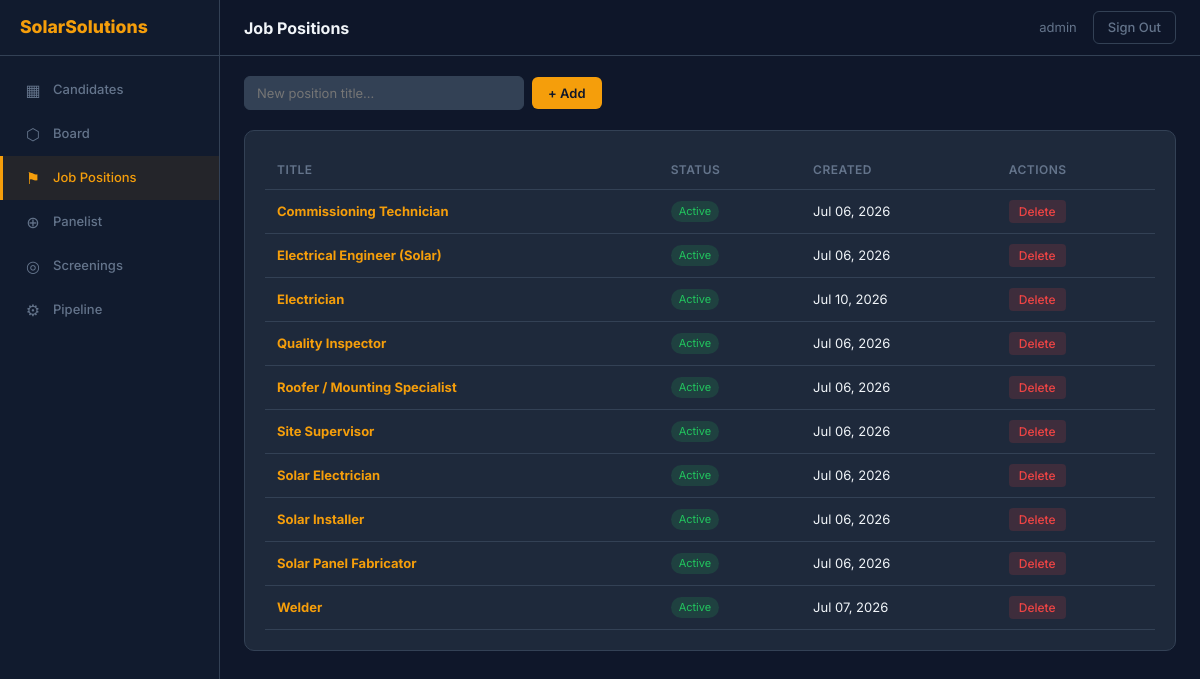
Before: /solarsolutions/job-positions/ (signed in) with the older database file.
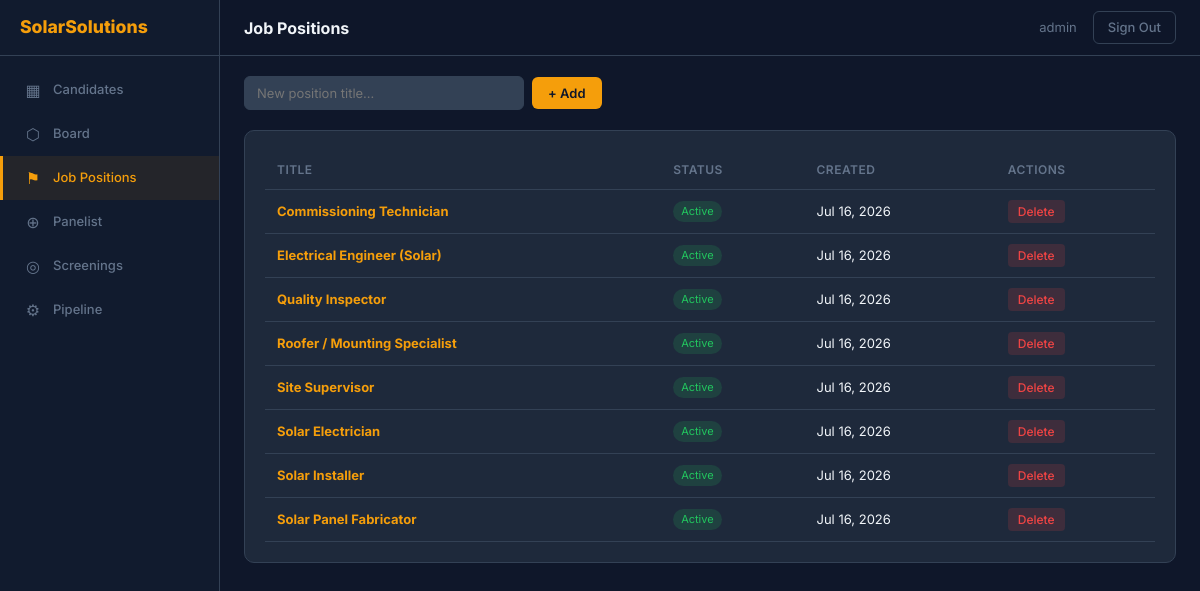
After: the same page with the newer database file.
### api/models.py (models this page shows, shortened)
class JobPosition(models.Model):
    company = models.ForeignKey(Company, on_delete=models.CASCADE, related_name='job_positions')
    title = models.CharField('Job Title', max_length=200)
    description = models.TextField('Job Description', blank=True)
    base_salary = models.DecimalField('Base Salary ($)', max_digits=10, decimal_places=2, null=True, blank=True)
    hourly_rate = models.DecimalField('Per Hour ($)', max_digits=8, decimal_places=2, null=True, blank=True)
    location = models.CharField('Location', max_length=200, blank=True)
    requirements = models.TextField('Requirements', blank=True)
    is_active = models.BooleanField('Active', default=True)
    created_at = models.DateTimeField(auto_now_add=True)
    class Meta:
        ordering = ['title']
        unique_together = ('company', 'title')
        verbose_name = 'Job Position'
        verbose_name_plural = 'Job Positions'

### adminpanel/views.py (the view)
# urls.py: path('job-positions/', views.job_positions, name='job_positions'),
@company_login_required
def job_positions(request, company_slug=None):
    positions = JobPosition.objects.filter(company=request.company)
    return render(request, 'adminpanel/job_positions.html', {
        'positions': positions,
        'company': request.company,
    })

### adminpanel/views.py (called while the page is built)
def company_login_required(view_func):
    @wraps(view_func)
    def wrapper(request, *args, **kwargs):
        if request.user.is_authenticated:
            return view_func(request, *args, **kwargs)
        if request.company:
            return redirect('admin_login', company_slug=request.company.slug)
        return redirect('landing')
    return wrapper

### adminpanel/templates/adminpanel/job_positions.html (shortened to what this page needs)
{% extends 'adminpanel/base.html' %}
{% block page_title %}Job Positions{% endblock %}
{% block content %}
<div class="toolbar">
  <form class="add-form" method="post" action="{% url 'job_position_add' company_slug=company.slug %}">
    <input type="text" name="title" placeholder="New position title…" required />
    <button type="submit" class="btn-primary">+ Add</button>
  </form>
</div>
<div class="card-wrap">
  <table>
    <thead>
      <tr>
        <th>Title</th>
        <th>Status</th>
        <th>Created</th>
        <th>Actions</th>
      </tr>
    </thead>
    <tbody>
      {% for pos in positions %}
        <tr>
          <td><strong><a href="{% url 'job_position_detail' company_slug=company.slug pk=pos.pk %}" style="color:var(--color-primary);text-decoration:none;">{{ pos.title }}</a></strong></td>
          <td>
            <span class="active-tag {% if pos.is_active %}active-yes{% else %}active-no{% endif %}">
              {{ pos.is_active|yesno:"Active,Inactive" }}
            </span>
          </td>
          <td style="white-space:nowrap;">{{ pos.created_at|date:"M d, Y" }}</td>
          <td>
            <form method="post" action="{% url 'job_position_delete' company_slug=company.slug pk=pos.pk %}" style="display:inline;">
              <button type="submit" class="btn-sm btn-del">Delete</button>
            </form>
          </td>
        </tr>
      {% empty %}
        <tr><td colspan="4" class="empty-state">No positions yet.</td></tr>
      {% endfor %}
    </tbody>
  </table>
</div>
{% endblock %}

### adminpanel/templates/adminpanel/base.html (shortened to what this page needs)
<!doctype html>
<html lang="en">
<head>
</head>
<body>
  <div class="sidebar">
    <div class="sidebar-logo">SolarSolutions</div>
    <nav class="sidebar-nav">
      <a href="{% url 'candidate_list' %}" class="">
        <span class="nav-icon">▦</span> Candidates
      </a>
      <a href="{% url 'admin_board' %}" class="{% if request.resolver_match.url_name == 'admin_board' %}active{% endif %}">
        <span class="nav-icon">⬡</span> Board
      </a>
      <a href="{% url 'job_positions' %}" class="{% if request.resolver_match.url_name == 'job_positions' %}active{% endif %}">
        <span class="nav-icon">⚑</span> Job Positions
      </a>
      <a href="{% url 'panelist' %}" class="{% if request.resolver_match.url_name == 'panelist' %}active{% endif %}">
        <span class="nav-icon">⊕</span> Panelist
      </a>
      <a href="{% url 'screenings' %}" class="{% if request.resolver_match.url_name == 'screenings' %}active{% endif %}">
        <span class="nav-icon">◎</span> Screenings
      </a>
      <a href="{% url 'pipeline' %}" class="{% if request.resolver_match.url_name == 'pipeline' %}active{% endif %}">
        <span class="nav-icon">⚙</span> Pipeline
      </a>
    </nav>
  </div>
  <div class="header">
    <div class="header-title">{% block page_title %}Dashboard{% endblock %}</div>
    <div class="header-right">
      <span>{{ user.get_username }}</span>
      <a href="{% url 'admin_logout' %}" class="logout-btn">Sign Out</a>
    </div>
  </div>
  <div class="main">
    <div class="main-content">
      {% block content %}{% endblock %}
    </div>
  </div>
</body>
</html>

### adminpanel/templates/adminpanel/job_positions.html (style rules this page uses)
.toolbar { display: flex; justify-content: space-between; align-items: center; margin-bottom: 20px; }
.btn-primary { padding: 8px 16px; font-size: 0.8125rem; font-weight: 600; font-family: inherit; background: var(--color-primary); color: #0f172a; border: none; border-radius: 6px; cursor: pointer; transition: 0.15s; text-decoration: none; }
.btn-sm { padding: 4px 10px; font-size: 0.75rem; font-weight: 500; font-family: inherit; border: none; border-radius: 4px; cursor: pointer; transition: 0.15s; }
.btn-del { background: rgba(239,68,68,0.15); color: #ef4444; }
table { width: 100%; border-collapse: collapse; }
th, td { text-align: left; padding: 10px 12px; border-bottom: 1px solid var(--color-border); font-size: 0.8125rem; }
th { color: var(--color-text-muted); font-weight: 600; font-size: 0.75rem; text-transform: uppercase; letter-spacing: 0.04em; }
.card-wrap { background: var(--color-bg-card); border: 1px solid var(--color-border); border-radius: var(--radius); padding: 20px; overflow-x: auto; }
.active-tag { display: inline-block; padding: 2px 8px; border-radius: 999px; font-size: 0.6875rem; }
.active-yes { background: rgba(34,197,94,0.15); color: #22c55e; }
.add-form { display: flex; gap: 8px; align-items: center; }
.add-form input { padding: 8px 12px; font-size: 0.8125rem; font-family: inherit; color: var(--color-text); background: var(--color-bg-input, #334155); border: 1px solid var(--color-border); border-radius: 6px; outline: none; width: 280px; }

### adminpanel/templates/adminpanel/base.html (style rules this page uses)
* { box-sizing: border-box; margin: 0; padding: 0; }
:root { --color-primary: #f59e0b; --color-bg: #0f172a; --color-bg-card: #1e293b; --color-bg-sidebar: #111b2e; --color-bg-col: #1a2438; --color-border: #334155; --color-text: #f1f5f9; --color-text-muted: #64748b; --color-hover: #1e293b; --radius: 10px; --sidebar-w: 220px; --header-h: 56px; }
html, body { height: 100%; }
body { font-family: 'Inter', system-ui, sans-serif; background: var(--color-bg); color: var(--color-text); line-height: 1.5; font-size: 0.875rem; }
a { text-decoration: none; color: inherit; }
.header { position: fixed; top: 0; left: var(--sidebar-w); right: 0; height: var(--header-h); display: flex; align-items: center; justify-content: space-between; padding: 0 24px; border-bottom: 1px solid var(--color-border); background: rgba(15,23,42,0.85); backdrop-filter: blur(12px); z-index: 20; }
.header-title { font-weight: 700; font-size: 1rem; }
.header-right { display: flex; align-items: center; gap: 16px; }
.header-right span { color: var(--color-text-muted); font-size: 0.8125rem; }
.logout-btn { padding: 6px 14px; font-size: 0.8125rem; font-family: inherit; font-weight: 500; color: var(--color-text-muted); background: transparent; border: 1px solid var(--color-border); border-radius: 6px; cursor: pointer; transition: 0.15s; }
.sidebar { position: fixed; top: 0; left: 0; width: var(--sidebar-w); height: 100%; background: var(--color-bg-sidebar); border-right: 1px solid var(--color-border); display: flex; flex-direction: column; z-index: 30; }
.sidebar-logo { height: var(--header-h); display: flex; align-items: center; padding: 0 20px; font-size: 1.1rem; font-weight: 800; color: var(--color-primary); border-bottom: 1px solid var(--color-border); }
.sidebar-nav { flex: 1; padding: 12px 0; overflow-y: auto; }
.sidebar-nav a { display: flex; align-items: center; gap: 10px; padding: 10px 20px; font-size: 0.8125rem; font-weight: 500; color: var(--color-text-muted); transition: 0.15s; border-left: 3px solid transparent; }
.sidebar-nav a.active { color: var(--color-primary); background: rgba(245,158,11,0.08); border-left-color: var(--color-primary); }
.sidebar-nav .nav-icon { width: 20px; text-align: center; font-size: 1rem; }
.main { margin-left: var(--sidebar-w); padding-top: var(--header-h); min-height: 100vh; }
.main-content { padding: 20px 24px; }

Changed rows visible on the page:
removed JobPosition: title "Electrician", is_active "Active", created_at "Jul 10, 2026"
removed JobPosition: title "Welder", is_active "Active", created_at "Jul 07, 2026"
changed JobPosition "Commissioning Technician": created_at "Jul 06, 2026" → "Jul 16, 2026"
changed JobPosition "Electrical Engineer (Solar)": created_at "Jul 06, 2026" → "Jul 16, 2026"
changed JobPosition "Quality Inspector": created_at "Jul 06, 2026" → "Jul 16, 2026"
changed JobPosition "Roofer / Mounting Specialist": created_at "Jul 06, 2026" → "Jul 16, 2026"
changed JobPosition "Site Supervisor": created_at "Jul 06, 2026" → "Jul 16, 2026"
changed JobPosition "Solar Electrician": created_at "Jul 06, 2026" → "Jul 16, 2026"
changed JobPosition "Solar Installer": created_at "Jul 06, 2026" → "Jul 16, 2026"
changed JobPosition "Solar Panel Fabricator": created_at "Jul 06, 2026" → "Jul 16, 2026"
